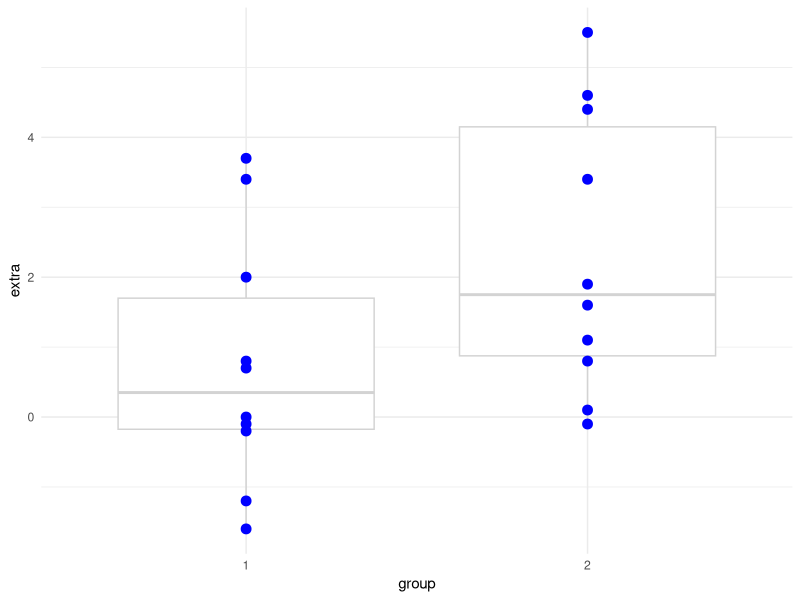
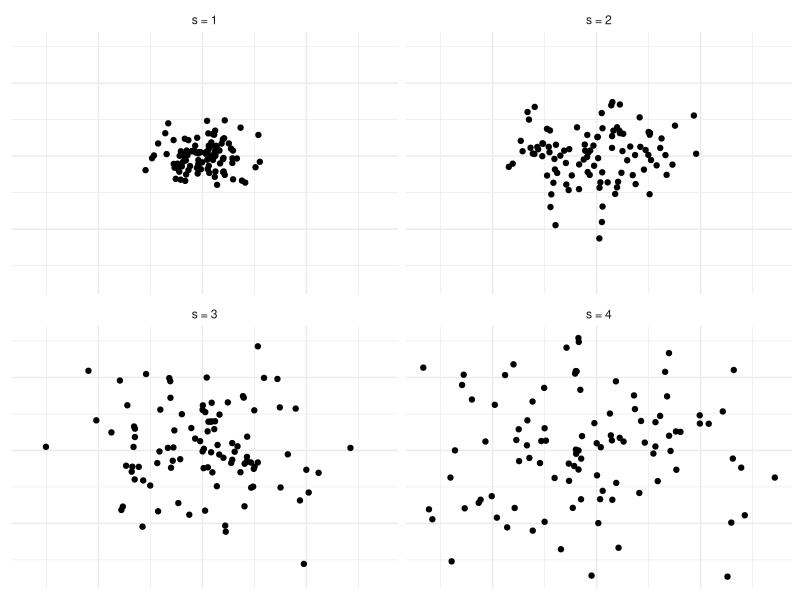
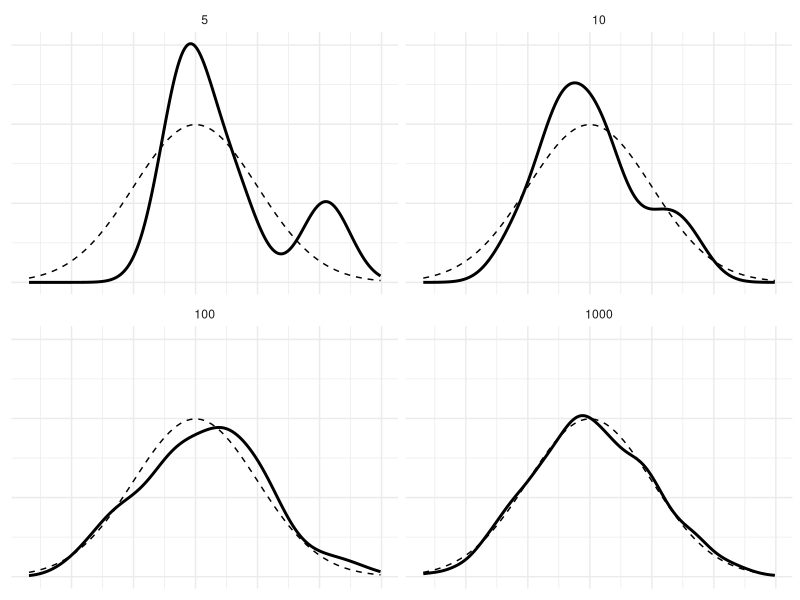
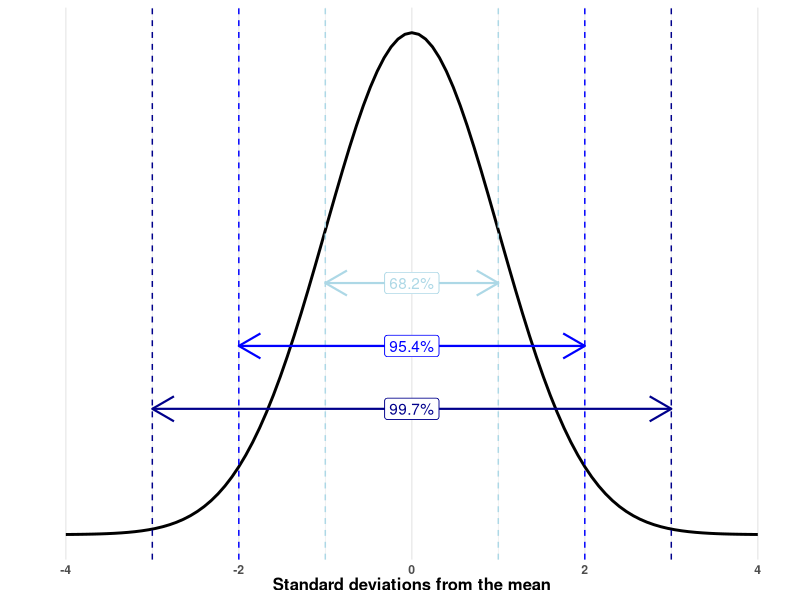
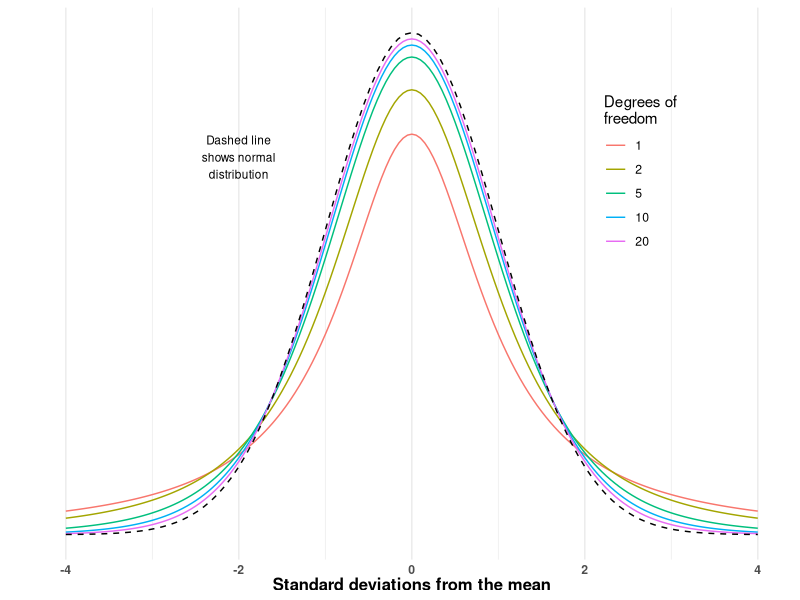
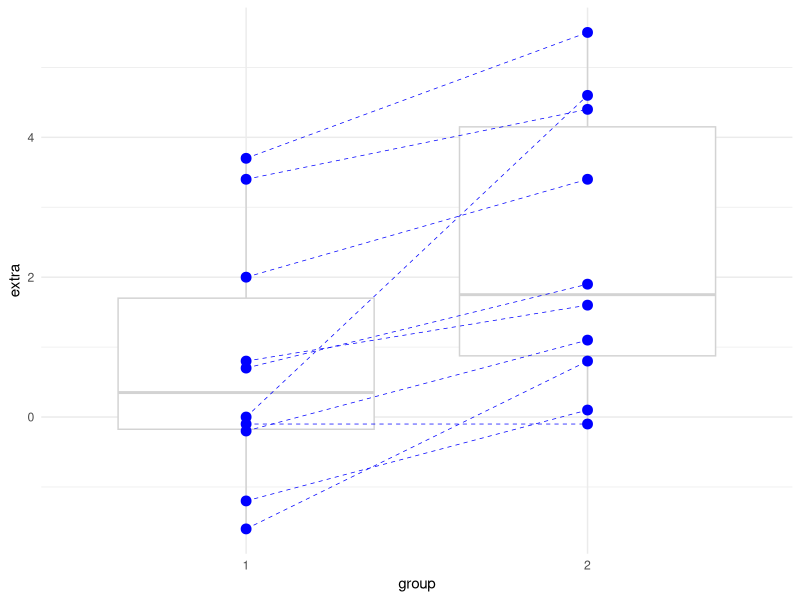

Generate these figures, in order, with R:
## ---- chunk 1
knitr::opts_chunk$set(echo = TRUE)
set.seed(20211002)

library(tibble)
library(tidyr)
library(ggplot2)
theme_set(theme_minimal())
## ---- chunk 2
tapply(sleep$extra, sleep$group, summary)
ggplot(sleep, aes(group, extra)) + 
  geom_boxplot(color = "lightgrey") + 
  geom_point(color = "blue", size = 3)
## ---- chunk 3
dat <- tibble()
for(s_val in 1:4) {
  dat <- rbind(dat, tibble(s = paste("s =", s_val), 
                           x = rnorm(n = 100, sd = s_val),
                           y = rnorm(n = 100, sd = s_val)))
}
ggplot(dat, aes(x, y)) + geom_point() + facet_wrap(~s) +
  theme(axis.title = element_blank(),
        axis.text = element_blank())
## ---- chunk 4
dat <- tibble()
for(ss in c(5, 10, 100, 1000)) {
  dat <- rbind(dat, tibble(ss = ss,
                           x = rnorm(ss)))
}
ggplot(dat, aes(x)) + 
  geom_density(size = 1) + 
  facet_wrap(~ss) + 
  stat_function(fun = dnorm, linetype = 2) +
  theme(axis.title = element_blank(),
        axis.text = element_blank())
## ---- chunk 5
add_sd_lines <- function(p, n_sd, ht, clr, lbl) {
  p + annotate(geom = "segment", x = -n_sd, y = ht, xend = n_sd, yend = ht, 
               arrow = arrow(ends = "both"), size = 0.75, color = clr) +
    geom_vline(xintercept = c(-n_sd, n_sd), color = clr, linetype = 2) +
    geom_label(x = 0, y = ht, label = lbl, color = clr)
}

distribution_graph_theme <- function() {
  theme_minimal() %+replace%
    theme(axis.text.y = element_blank(),
          panel.grid.major.y = element_blank(),
          panel.grid.minor.y = element_blank(),
          axis.text.x = element_text(face = "bold"),
          axis.title.x = element_text(size = 12, face = "bold"))
}

p <- ggplot(data.frame(x = c(-4, 4)), aes(x = x)) +
  stat_function(fun = dnorm, size = 1) +
  distribution_graph_theme() +
  labs(x = "Standard deviations from the mean", y = "")
p <- add_sd_lines(p, 1, 0.2, "lightblue", "68.2%")
p <- add_sd_lines(p, 2, 0.15, "blue", "95.4%")
p <- add_sd_lines(p, 3, 0.1, "darkblue", "99.7%")
p
## ---- chunk 6
dat <- data.frame()
for(df in c(1, 2, 5, 10, 20)) {
  dat <- rbind(dat, tibble(x = seq(-4, 4, by = 0.05), 
                           y = dt(x, df = df),
                           df = df))
}
dat$df <- as.factor(dat$df)
ggplot(dat, aes(x, y)) + geom_line(aes(color = df)) +
  scale_color_discrete("Degrees of\nfreedom") +
  stat_function(fun = dnorm, linetype = 2) +
  distribution_graph_theme() +
  theme(legend.position = c(0.8, 0.7)) +
  labs(x = "Standard deviations from the mean", y = "") +
  annotate("text", x = -2, y = 0.3, label = "Dashed line\nshows normal\ndistribution", size = 3)
## ---- chunk 7
group1 <- sleep[sleep$group == 1,]$extra
group2 <- sleep[sleep$group == 2,]$extra
t.test(group1, group2)
## ---- chunk 8
t.test(group1, group2, alternative = "less")
## ---- chunk 9
sleep[sleep$ID %in% c(1, 2, 9, 10),] %>% 
  knitr::kable() %>% 
  kableExtra::kable_styling(full_width = FALSE)
## ---- chunk 10
sleep2 <- pivot_wider(sleep, names_from =  "group", values_from = "extra")

ggplot(sleep, aes(group, extra)) + 
  geom_boxplot(color = "lightgrey") + 
  geom_point(color = "blue", size = 3) + 
  geom_segment(data = sleep2, x = 1, xend = 2, aes(y = `1`, yend = `2`),
               color = "blue", linetype = 2, size = 0.25)
## ---- chunk 11
t.test(group1, group2, paired = TRUE)
## ---- chunk 12
sessionInfo()
